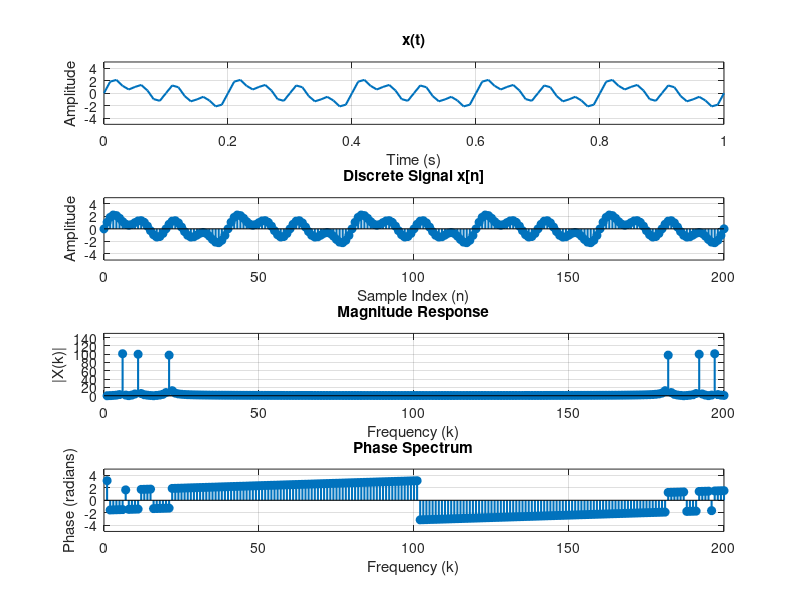

Write the MATLAB code that produced this figure.
t = 0:0.01:1;
fs = 200;
x = sin(2*pi*5*t) +sin(2*pi*10*t) +sin(2*pi*20*t);
ts = 1/fs; 
t2 = 0:ts:1;
x1 = sin(2*pi*5*t2)+sin(2*pi*10*t2)+sin(2*pi*20*t2);
n = 0:length(x1)-1;
figure;
subplot(4,1,1);
plot(t, x,'LineWidth',1.5);
xlim([0 1]); 
ylim([-5 5]);  
title('x(t)');
xlabel('Time (s)');
ylabel('Amplitude');
grid on;

subplot(4,1,2);
stem(n, x1,'filled','LineWidth',1.5);
xlim([0 200]); 
ylim([-5 5]);  
xlabel('Sample Index (n)');
ylabel('Amplitude');
title('Discrete Signal x[n]');
grid on;
X = fft(x1);
subplot(4,1,3);
stem(abs(X),'filled','LineWidth',1.5);
xlim([0 200]);
ylim([0 150]); 
xlabel('Frequency (k)');
ylabel('|X(k)|');
title('Magnitude Response');
grid on;

subplot(4,1,4);
stem(angle(X),'filled','LineWidth',1.5); 
xlim([0 200]);
ylim([-5 5]);  
xlabel('Frequency (k)');
ylabel('Phase (radians)');
title('Phase Spectrum');
grid on;
